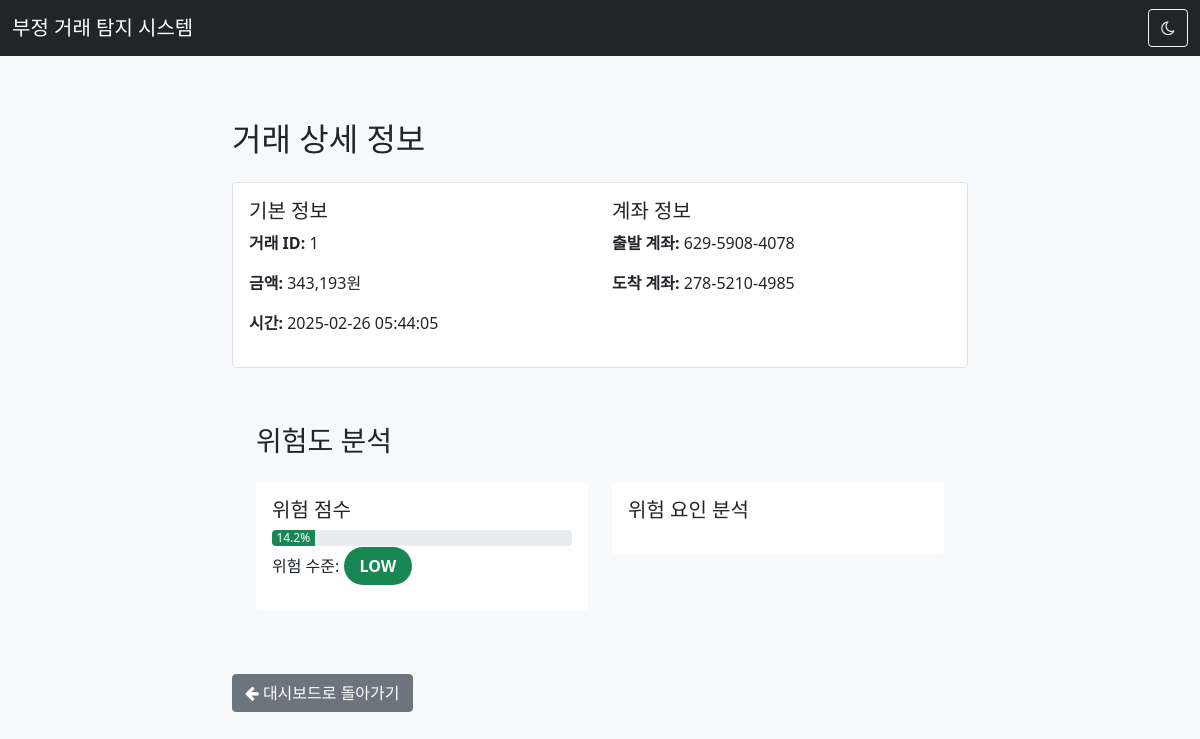
The app's page /transaction/1, older data.
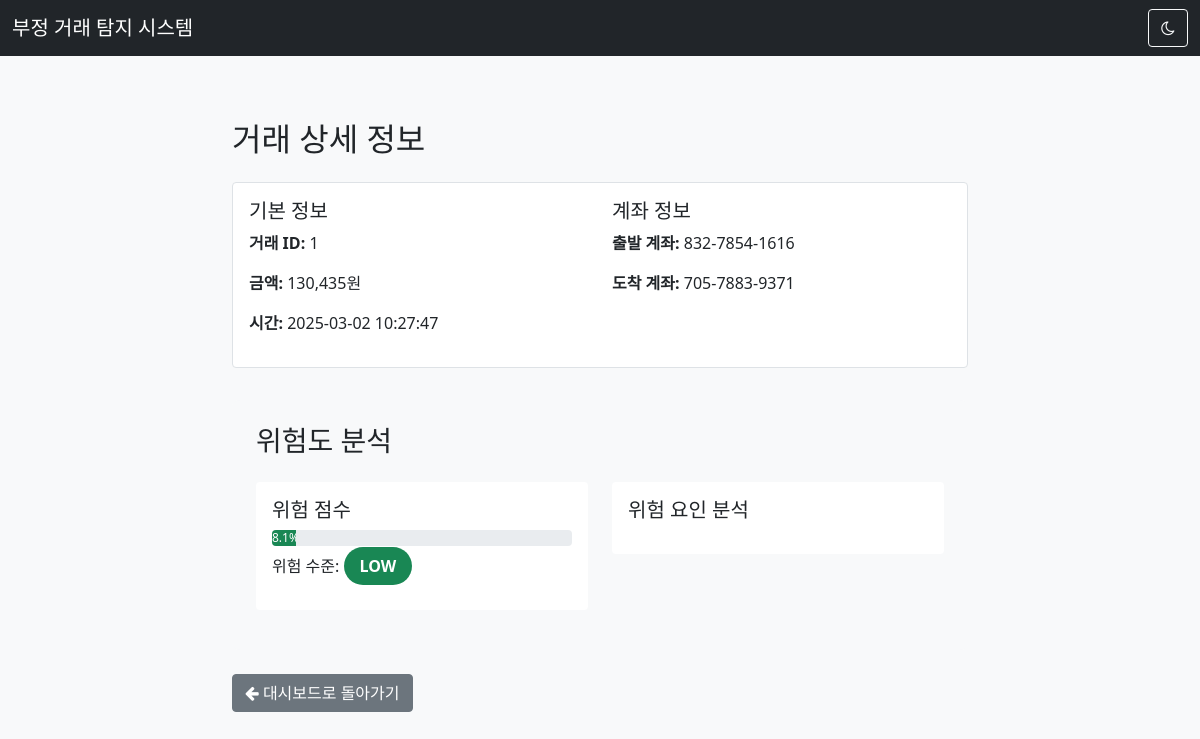
The same page, newer data.
### models.py (models this page shows)
class Transaction(db.Model):
    id = db.Column(db.Integer, primary_key=True)
    amount = db.Column(db.Float, nullable=False)
    timestamp = db.Column(db.DateTime, nullable=False, default=datetime.utcnow)
    source_account = db.Column(db.String(50), nullable=False)
    destination_account = db.Column(db.String(50), nullable=False)
    risk_score = db.Column(db.Float, nullable=False, default=0.0)
    risk_level = db.Column(db.String(10), nullable=False, default='LOW')

### app.py (the view)
@app.route('/transaction/<int:transaction_id>')
def transaction_detail(transaction_id):
    from models import Transaction
    transaction = Transaction.query.get_or_404(transaction_id)
    return render_template('transaction_detail.html', transaction=transaction)

### templates/transaction_detail.html (shortened to what this page needs)
{% extends "base.html" %}
{% block content %}
<div class="transaction-detail">
    <h2 class="mb-4">거래 상세 정보</h2>
    <div class="card mb-4">
        <div class="card-body">
            <div class="row">
                <div class="col-md-6">
                    <h5>기본 정보</h5>
                    <p><strong>거래 ID:</strong> {{ transaction.id }}</p>
                    <p><strong>금액:</strong> {{ "{:,.0f}".format(transaction.amount) }}원</p>
                    <p><strong>시간:</strong> {{ transaction.timestamp.strftime('%Y-%m-%d %H:%M:%S') }}</p>
                </div>
                <div class="col-md-6">
                    <h5>계좌 정보</h5>
                    <p><strong>출발 계좌:</strong> {{ transaction.source_account }}</p>
                    <p><strong>도착 계좌:</strong> {{ transaction.destination_account }}</p>
                </div>
            </div>
        </div>
    </div>
    <div class="risk-analysis">
        <h3>위험도 분석</h3>
        <div class="row">
            <div class="col-md-6">
                <div class="risk-factor">
                    <h5>위험 점수</h5>
                    <div class="progress mb-2">
                        <div class="progress-bar bg-{{ 'danger' if transaction.risk_score >= 0.7 else 'warning' if transaction.risk_score >= 0.4 else 'success' }}"
                             role="progressbar"
                             style="width: {{ transaction.risk_score * 100 }}%"
                             aria-valuenow="{{ transaction.risk_score * 100 }}"
                             aria-valuemin="0"
                             aria-valuemax="100">
                            {{ "%.1f"|format(transaction.risk_score * 100) }}%
                        </div>
                    </div>
                    <p>위험 수준: <span class="badge-risk {{ transaction.risk_level.lower() }}">{{ transaction.risk_level }}</span></p>
                </div>
            </div>
            <div class="col-md-6">
                <div class="risk-factor">
                    <h5>위험 요인 분석</h5>
                </div>
            </div>
        </div>
    </div>
    <div class="mt-4">
        <a href="/" class="btn btn-secondary">
            <i class="fa fa-arrow-left"></i> 대시보드로 돌아가기
        </a>
    </div>
</div>
{% endblock %}

### templates/base.html (shortened to what this page needs)
<!DOCTYPE html>
<html lang="ko">
<head>
    <link href="https://cdn.jsdelivr.net/npm/bootstrap@5.1.3/dist/css/bootstrap.min.css" rel="stylesheet">
    <link href="https://cdn.jsdelivr.net/npm/font-awesome@4.7.0/css/font-awesome.min.css" rel="stylesheet">
    <link href="{{ url_for('static', filename='css/style.css') }}" rel="stylesheet">
</head>
<body data-theme="light">
    <nav class="navbar navbar-expand-lg navbar-dark bg-dark">
        <div class="container-fluid">
            <a class="navbar-brand" href="/">부정 거래 탐지 시스템</a>
            <div class="d-flex">
                <button id="theme-toggle" class="btn btn-outline-light">
                    <i class="fa fa-moon-o"></i>
                </button>
            </div>
        </div>
    </nav>
    <div class="container-fluid">
        {% block content %}{% endblock %}
    </div>
</body>
</html>

### static/css/style.css (style rules this page uses)
:root { --bg-primary: #ffffff; --bg-secondary: #f8f9fa; --text-primary: #212529; --text-secondary: #6c757d; --border-color: #dee2e6; }
body { background-color: var(--bg-secondary); color: var(--text-primary); transition: all 0.3s ease; }
.card { background-color: var(--bg-primary); border-color: var(--border-color); cursor: pointer; }
.badge-risk { padding: 0.5em 1em; border-radius: 20px; font-weight: 600; }
.badge-risk.low { background-color: #198754; color: white; }
.card { transition: transform 0.2s ease; }
.transaction-detail { max-width: 800px; margin: 2rem auto; padding: 2rem; }
.risk-analysis { margin-top: 2rem; padding: 1.5rem; border-radius: 0.5rem; background-color: var(--bg-secondary); }
.risk-factor { margin: 1rem 0; padding: 1rem; border-radius: 0.25rem; background-color: var(--bg-primary); }

Row changes from the older to the newer data that the page shows:
changed Transaction "LOW": amount "343,193" → "130,435"; timestamp "2025-02-26 05:44:05" → "2025-03-02 10:27:47"; source_account "629-5908-4078" → "832-7854-1616"; destination_account "278-5210-4985" → "705-7883-9371"; risk_score 0.142009 → 0.0813973 (drawn); transaction.risk_score*100 "14.2" → "8.1"
